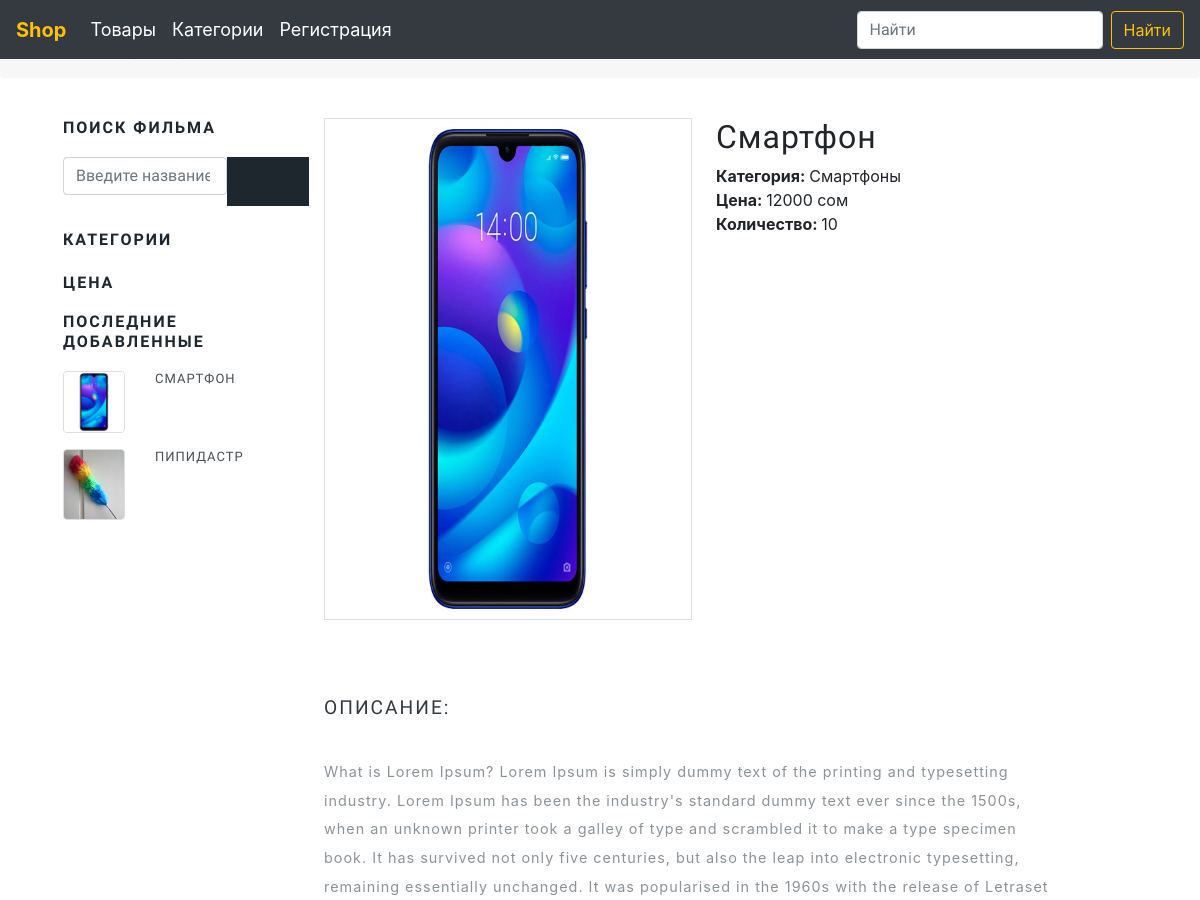
The app's page /product/detail/1/ (upper part), older data.
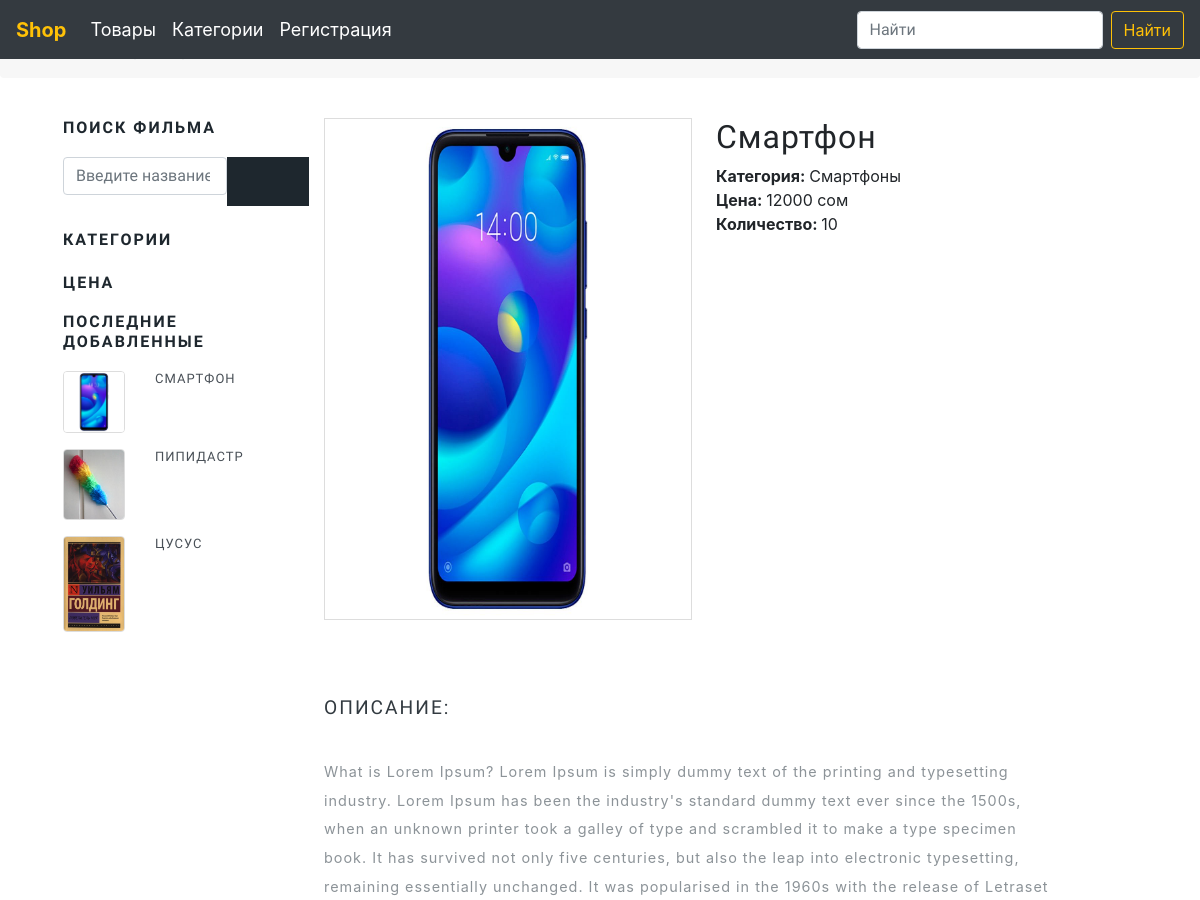
The same page, newer data.
### shop/models.py (models this page shows, shortened)
class Product(models.Model):
    name = models.CharField('Наименование', max_length=60)
    description = models.TextField('Описание')
    price = models.PositiveSmallIntegerField('Цена', default=0)
    image = models.ImageField('Изображение', upload_to='media/product/')
    url = models.SlugField(max_length=160, unique=True)
    category = models.ForeignKey(Category, on_delete=models.SET_NULL, null=True, verbose_name='Категория')
    quantity = models.PositiveIntegerField('Количество', default=0)
    draft = models.BooleanField('Черновик', default=False)
    date = models.DateTimeField(auto_now_add=True)
    class Meta:
        verbose_name = 'Товар'
        verbose_name_plural = 'Товары'

class Category(models.Model):
    name = models.CharField('Название', max_length=100)
    description = models.TextField('Описание')
    url = models.SlugField(max_length=160, unique=True)
    def __str__(self):
        return self.name
    class Meta:
        verbose_name = 'Категория'
        verbose_name_plural = 'Категории'

### shop/views.py (the view)
# urls.py: path('product/detail/<int:pk>/', ProductDetailView.as_view(), name='product_detail_url'),
class ProductDetailView(GetQuerySetMixin, DropdownMixin, DetailView):
    model = Product
    template_name = 'product_detail.html'

### shop/mixins.py (called while the page is built)
    def get_queryset(self):
        query_result = self.request.GET.get('q')
        if query_result:
            queryset = Product.objects.filter(
                Q(name__icontains=query_result)|
                Q(price__icontains=query_result)
            )
        else:
            queryset = Product.objects.all()
        return queryset

    def get_context_data(self, *args, **kwargs):
        context = super().get_context_data(*args, **kwargs)
        context['categories'] = Category.objects.all()
        return context

### shop/templatetags/product_tags.py (called while the page is built)
@register.inclusion_tag('tags/last_products.html')
def get_last_products(count=5):
    products = Product.objects.order_by('id')[:count]
    return {'last_products':products}

### shop/templates/product_detail.html (shortened to what this page needs)
{% extends 'base.html' %}
{% block content %}
{% load product_tags %}
<ol class="breadcrumb editContent">
  <li class="breadcrumb-item">
      <a href="index.html" class="editContent">Home</a>
  </li>
  <li class="breadcrumb-item active editContent">Single Page</li>
</ol>
<section class="ab-info-main py-md-6 py-4 editContent" style="padding-left: 3rem; padding-right: 3rem;">
    <div class="container-fluid py-md-3">
        <div class="row">
            <div class="side-bar col-lg-3">
                <div class="search-bar w3layouts-newsletter">
                    <h3 class="sear-head editContent" >Поиск фильма</h3>
                    <form action="#" method="post" class="d-flex editContent" >
                        <input type="search" placeholder="Введите название..." name="search" class="form-control" required="">
                        <button class="btn1 btn" ><span class="fa fa-search" aria-hidden="true" ></span></button>
                    </form>
                </div>
                <div class="left-side my-4">
                    <h3 class="sear-head editContent">Категории</h3>
                </div>
                <div class="left-side">
                    <h3 class="sear-head editContent" >Цена</h3>
                </div>
                {% get_last_products count=3 %}
            </div>
            <div class="left-ads-display col-lg-8">
              <div class="row">
                  <div class="desc1-left col-md-6">
                      <img style="height: 500px;" src="{{product.image.url}}" class="img-fluid" alt="">
                  </div>
                  <div class="desc1-right col-md-6 pl-lg-4">
                      <h2 class="editContent" style="outline: none; cursor: inherit;">
                          {{product.name}}</h2>
                      <ul>
                          <li style="list-style: none"><span><b>Категория: </b> {{product.category}}</span></li>
                          <li style="list-style: none"><span><b>Цена: </b>{{product.price}} сом</span>
                          </li>
                          <li style="list-style: none"><span><b>Количество: </b>{{product.quantity}}</span>
                          </li>
                  </div>
              </div>
              <div class="row sub-para-w3layouts mt-5">
                  <h3 class="shop-sing editContent" style="outline: none; cursor: inherit;">
                      Описание: </h3>
                  <p class="editContent" style="outline: none; cursor: inherit;">{{product.description}}</p>
              </div>
                      </div>
                  </div>
              </div>
</section>
</body>
{% endblock%}

### templates/base.html (shortened to what this page needs)
{% load static %}
<!DOCTYPE html>
<html lang="en">
<head>
    <link rel="stylesheet" href="{% static 'css/bootstrap.css' %}">
    <link rel="stylesheet" href="{% static 'css/style.css' %}" type="text/css" media="all">
    <link href="{% static 'css/font-awesome.css' %}" rel="stylesheet">
    <link rel="stylesheet" href="https://stackpath.bootstrapcdn.com/bootstrap/4.5.0/css/bootstrap.min.css"
    <title>Document</title>
</head>
<nav class="navbar navbar-expand-md navbar-dark fixed-top bg-dark">
    <a class="navbar-brand" style="font-weight: bolder; color: #FFC107;"  href="{% url 'product_list_url'%}">Shop</a>
    <div class="collapse navbar-collapse" id="navbarCollapse" wfd-id="31">
      <ul class="navbar-nav mr-auto" wfd-id="33">
        <li class="nav-item active" wfd-id="36">
          <a class="nav-link" style="font-weight: normal; font-size: large;" href="{% url 'product_list_url'%}">Товары<span class="sr-only" wfd-id="37">(current)</span></a>
        </li>
        <li class="nav-item active" wfd-id="36">
          <a class="nav-link" style="font-weight: normal; font-size: large;" href="{% url 'product_list_url'%}">Категории </a>
        </li>
        <li class="nav-item active" wfd-id="36">
          <a class="nav-link" style="font-weight: normal; font-size: large;" href="{% url 'signup_url'%}">Регистрация</a>
        </li>
    </div>
      <form class="form-inline" method="GET">
        <input class="form-control mr-sm-2" type="search" placeholder="Найти" name = 'q' aria-label="Search">
        <button class="btn btn-outline-warning my-2 my-sm-0" type="submit">Найти</button>
      </form>
  </nav>
<body>
    {% block content %}
    {% endblock %}
</body>
</html>

### shop/templates/tags/last_products.html
<div class="deal-leftmk left-side">
    <h3 class="sear-head editContent">Последние добавленные</h3>
    {% for product in last_products %}
    <div class="special-sec1 row mt-3 editContent">
        <div class="img-deals col-md-4">
            <img src="{{product.image.url}}" class="img-fluid" alt="">
        </div>
        <div class="img-deal1 col-md-4">
            <a href="{% url 'product_detail_url' product.pk %}" class="editContent" ><h3 class="editContent">{{product.name}}</h3></a>
        </div>
    </div>
    {%endfor%}
</div>

### static/css/style.css (style rules this page uses)
html, body { margin: 0; font-size: 100%; background: #fff; font-family: 'Lato', sans-serif; scroll-behavior: smooth; }
body a { text-decoration: none; transition: 0.5s all; -webkit-transition: 0.5s all; -moz-transition: 0.5s all; -o-transition: 0.5s all; -ms-transition: 0.5s all; }
input[type="button"], input[type="submit"], input[type="text"], input[type="email"], input[type="search"] { transition: 0.5s all; -webkit-transition: 0.5s all; -moz-transition: 0.5s all; -o-transition: 0.5s all; -ms-transition: 0.5s all; font-family: 'Source Sans Pro', sans-serif; }
h1, h2, h3, h4, h5, h6 { margin: 0; letter-spacing: 1px; font-weight: 600; font-family: 'Source Sans Pro', sans-serif; }
p { font-size: 0.9em; color: #8c9398; line-height: 2em; letter-spacing: 1px; }
ul { margin: 0; padding: 0; }
body img { border-radius: 4px; -webkit-border-radius: 4px; -o-border-radius: 4px; -moz-border-radius: 4px; -ms-border-radius: 4px; }
.breadcrumb, ol { margin-bottom: 0 !important; }
nav { margin: 0; padding: 0; }
nav:after { content: ""; display: table; clear: both; }
nav ul { float: right; padding: 0; margin: 0; list-style: none; position: relative; }
nav ul li { display: inline-block; float: left; }
li > a:only-child:after { content: ''; }
ol.breadcrumb { background: none; margin: 0; padding: 1em 2em; background: #f7f7f7; }
li.breadcrumb-item { font-size: 0.9em; letter-spacing: 1px; }
.breadcrumb-item.active { color: #888; }
li.breadcrumb-item a { color: #ff4c4c; }
.img-deal1 { padding: 0; }
.img-deal1 h3 { color: #495057; font-size: 13px; margin-bottom: 10px; text-transform: uppercase; }
.img-deal1 a { font-size: 14px; color: #6d6c6c; }
.img-deals img { border: 1px solid #ddd; }
.desc1-left { border: 1px solid #ddd; }
h3.shop-sing { text-transform: uppercase; font-size: 1.2em; letter-spacing: 2px; margin: 1.5em 0 2em 0; color: #323a40; }
h3.sear-head { color: #1e272e; margin-bottom: 20px; font-size: 1em; font-weight: 600; text-transform: uppercase; letter-spacing: 2px; }
.w3layouts-newsletter button.btn1 { color: #ff4c4c; font-size: 17px; letter-spacing: 1px; padding: 14px 0; border: transparent; text-transform: uppercase; -webkit-transition: 0.5s all; -moz-transition: 0.5s all; transition: 0.5s all; background: #1e272e; font-weight: 600; cursor: pointer; border-radius: 0; padding: 0.7em 2em; }

Row changes from the older to the newer data that the page shows:
added Product: image (picture), name "ЦУСУС"
